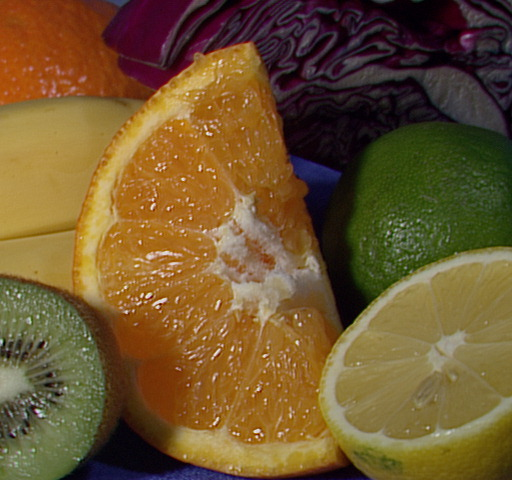
#> input picture 視訊處裡/Python_OpenCV _for_Student/fruits.jpg, 512 x 480 px
$ python 31_Splitting_and_Merging_Image_Channels.py
#> lines starting #> are read from the running program, lines starting #| are printed output that depends on the picture
import cv2
import numpy as np

#Load two images
img1 = cv2.imread('fruits.jpg')
#> img1 is the input picture: shape (480, 512, 3); mean B, G, R 46.2, 85.6, 110.8
print(img1.shape)
#| (480, 512, 3)
b,g,r = cv2.split(img1)
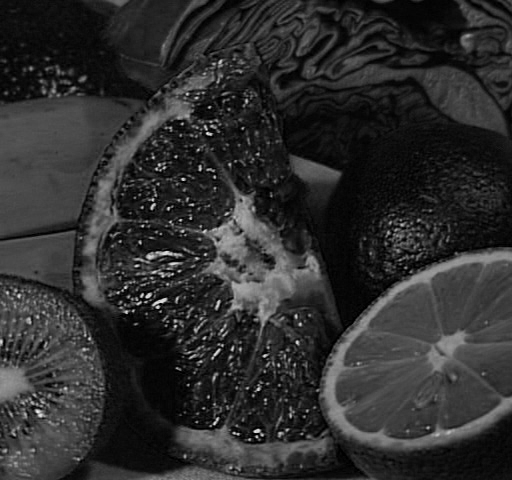
#> b: shape (480, 512); min 0, max 245, mean 46.2
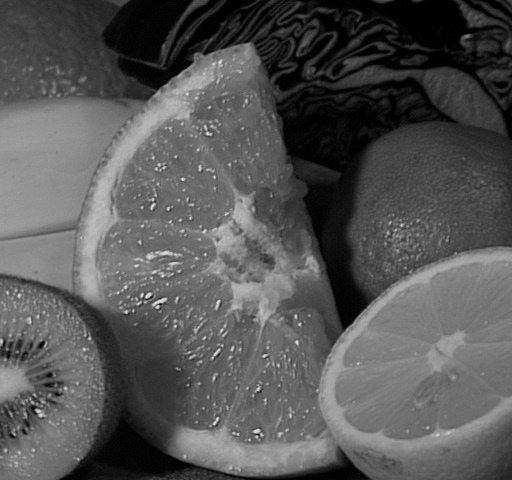
#> g: shape (480, 512); min 0, max 238, mean 85.6
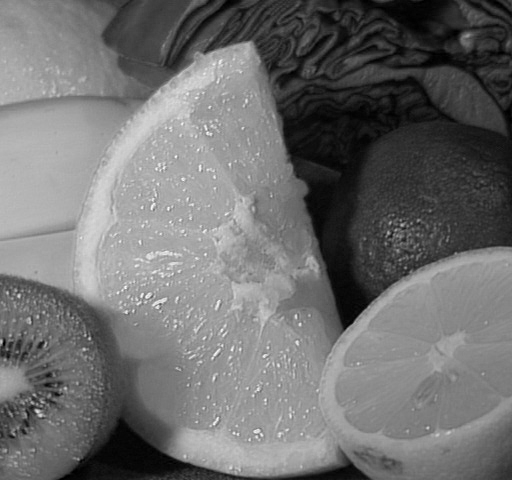
#> r: shape (480, 512); min 0, max 252, mean 110.8
print(b.shape)
#| (480, 512)
img2 = cv2.merge((r,b,g))
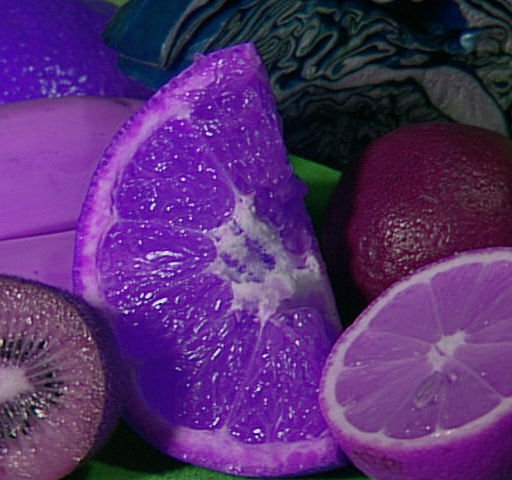
#> img2: shape (480, 512, 3); mean of channels 0, 1, 2 110.8, 46.2, 85.6; drawn as B, G, R
cv2.imshow('img1', img1)
cv2.imshow('img2', img2)
cv2.imshow('b', b)

b[:] = 0
#> b: shape (480, 512); every value is 0
cv2.imshow('b0', b)

z= np.zeros(b.shape, np.uint8)
gChannel=cv2.merge((b, g, z))
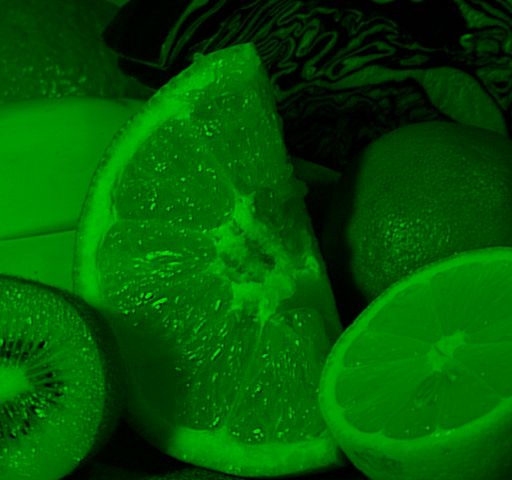
#> gChannel: shape (480, 512, 3); mean of channels 0, 1, 2 0, 85.6, 0; drawn as B, G, R
cv2.imshow('gChannel', gChannel)

cv2.waitKey(0)
cv2.destroyAllWindows()

$ run again, with 視訊處裡/Python_OpenCV _for_Student/sample.jpg copied over 視訊處裡/Python_OpenCV _for_Student/fruits.jpg
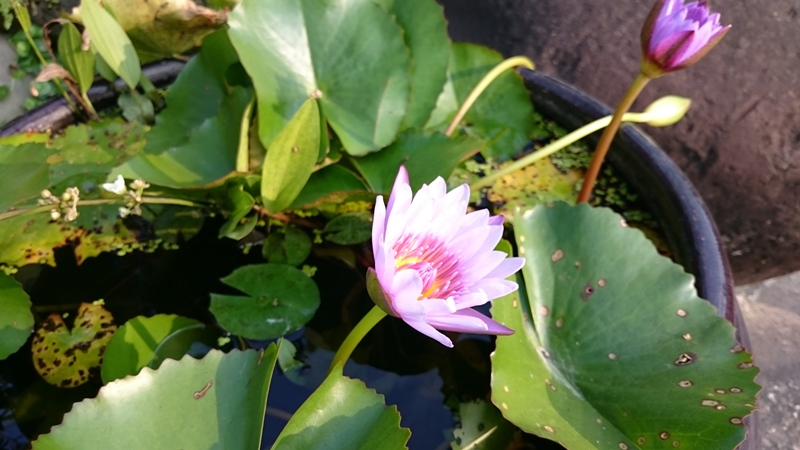
#> input picture 視訊處裡/Python_OpenCV _for_Student/sample.jpg, 800 x 450 px
#> img1 is the input picture: shape (450, 800, 3); mean B, G, R 69.7, 105.1, 95.9
#| (450, 800, 3)
#| (450, 800)
#> `img2 = cv2.merge((r,b,g))`:
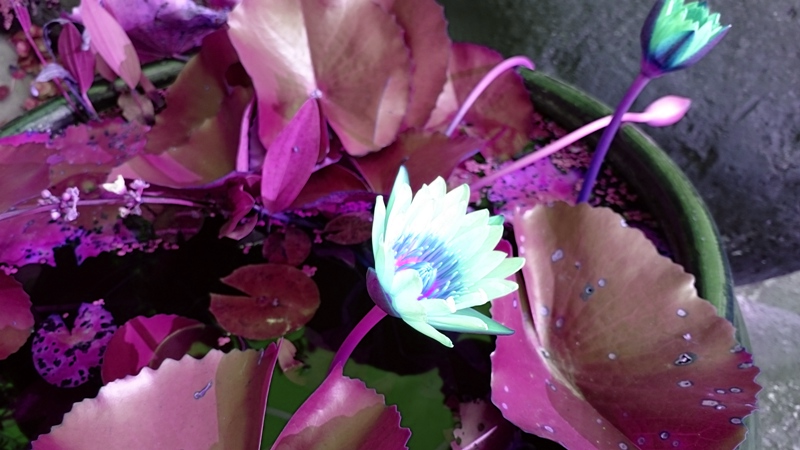
#> img2: shape (450, 800, 3); mean of channels 0, 1, 2 95.9, 69.7, 105.1; drawn as B, G, R
#> `gChannel=cv2.merge((b, g, z))`:
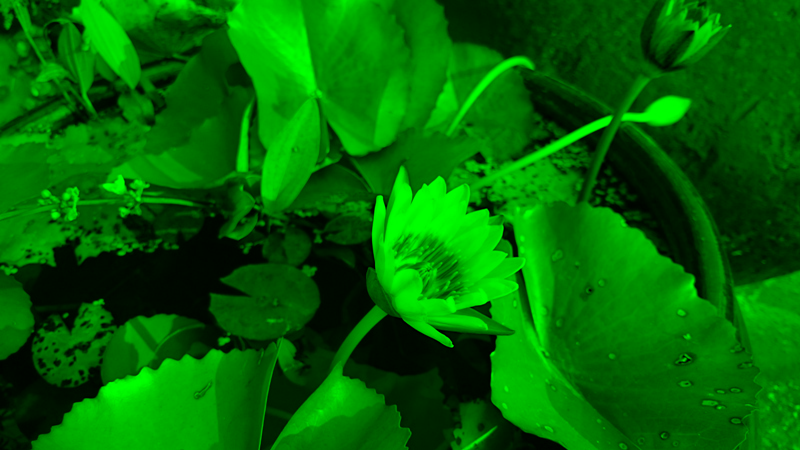
#> gChannel: shape (450, 800, 3); mean of channels 0, 1, 2 0, 105.1, 0; drawn as B, G, R
